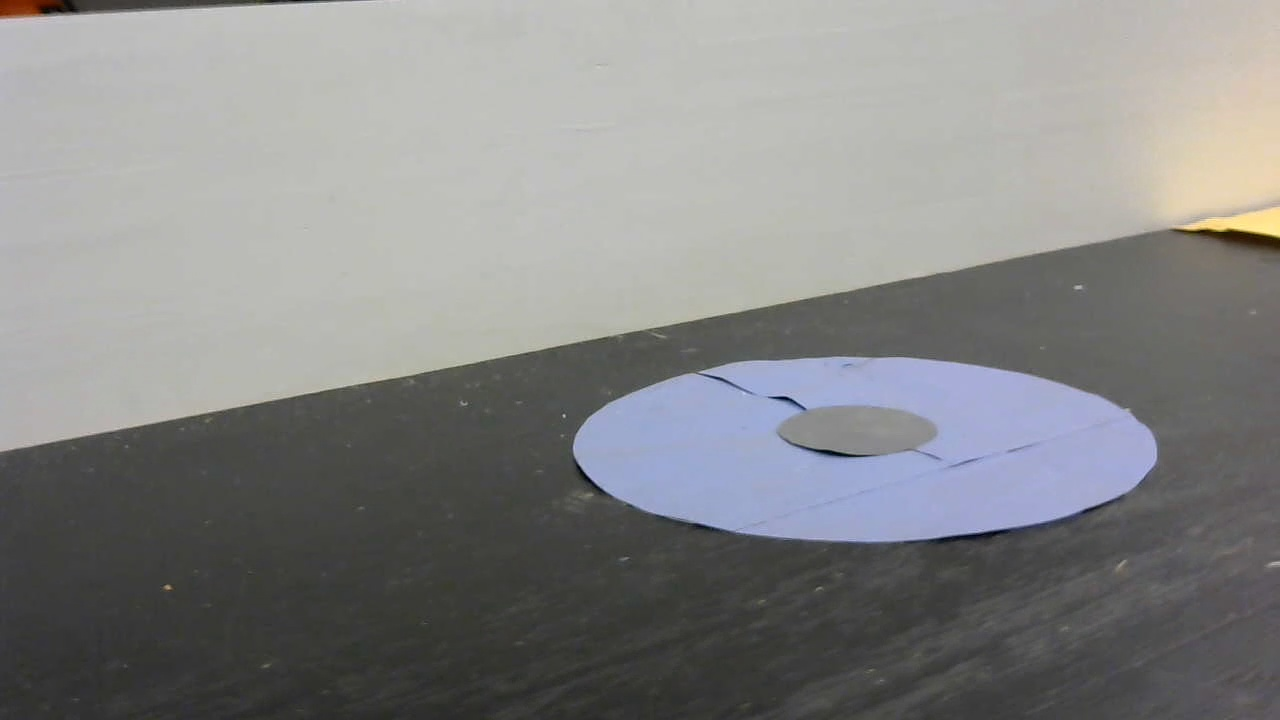
#> input picture PI/img/bigBcircle/frame171.jpg, 1280 x 720 px, given in place of the camera
$ python ImageRecognition.py
#> lines starting #> are read from the running program, lines starting #| are printed output that depends on the picture; after the words box and inside, x2 and y2 are one past the last pixel; in counts of white or black regions, pixels touching at a corner belong together
#OpenCV Recognition Test Fall 2022
#Programmer: Gaddiel Morales
#Purpose: Train and recognize an object

import cv2 as cv

#Camera ports
CAM_1 = 0

#get an image from the camera
camera = cv.VideoCapture(CAM_1)
result, image = camera.read()
#> image is the input picture: shape (720, 1280, 3); mean B, G, R 133.9, 134.4, 134
# [7 lines of commented-out code are left out]
img = cv.resize(image, (100, 100))
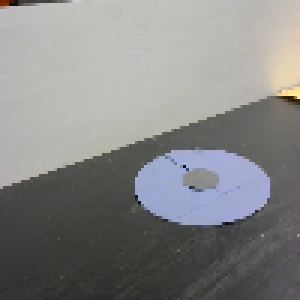
#> img: shape (100, 100, 3) (shown 3 times larger); mean B, G, R 133.8, 134.3, 133.9
#TODO: display camera picture in window
if result:
    gray_image = cv.cvtColor(img, cv.COLOR_BGR2GRAY)
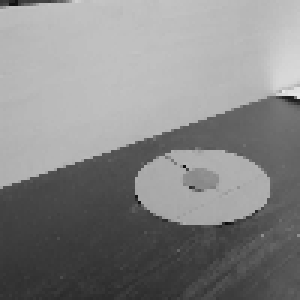
#> gray_image: shape (100, 100) (shown 3 times larger); min 12, max 233, mean 134.1
    (thresh, binary) = cv.threshold(gray_image, 50, 255, cv.THRESH_BINARY)
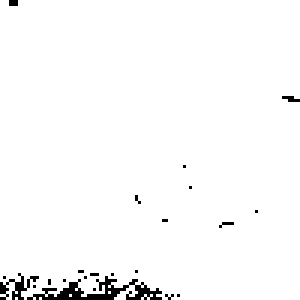
#> binary: shape (100, 100) (shown 3 times larger); 97.7% white; black in thin lines or dots
    cv.imshow("IEEEImage", binary)

    cv.imwrite("IEEEImage.png", binary)

    cv.waitKey(0)
    cv.destroyWindow("IEEEImage")

else:
    print("No image detected. Please! try again")

#TODO: draw circle on picture

#TODO: Get file of multiple previously recognized objects

#TODO: Put circle on where the object is in the picture

$ run again, on PI/img/bigBcircle/frame174.jpg
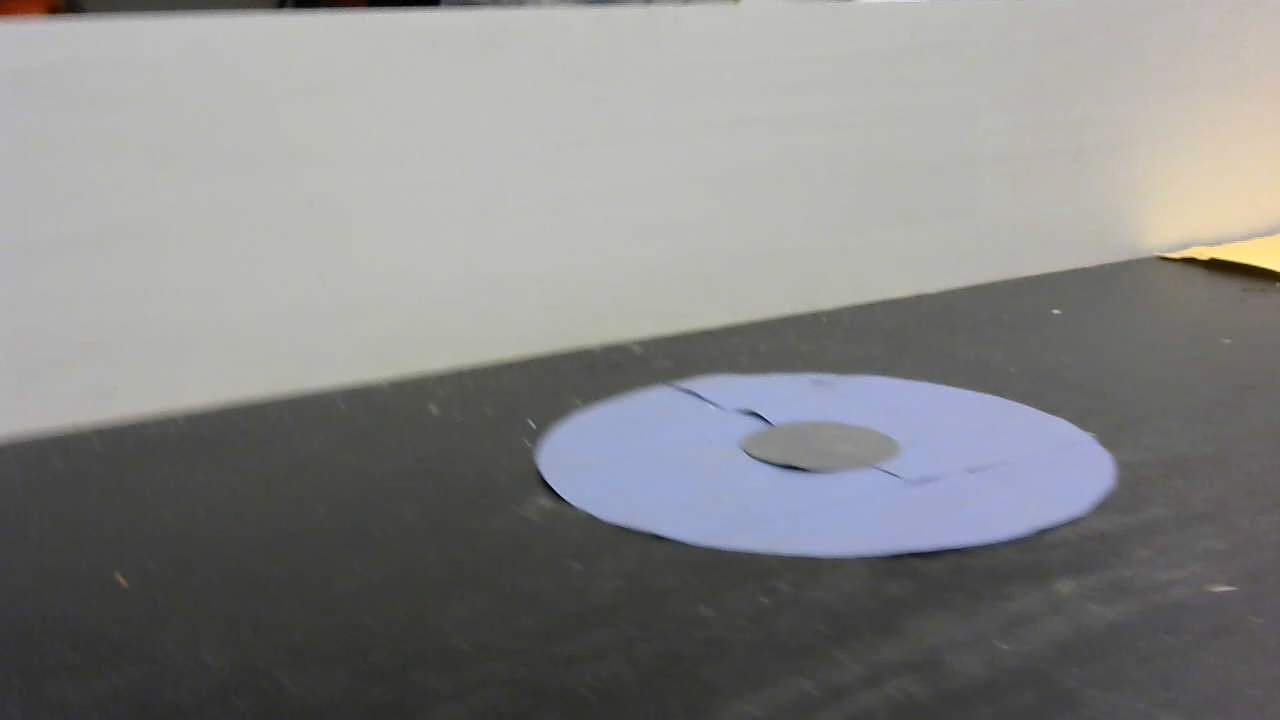
#> input picture PI/img/bigBcircle/frame174.jpg, 1280 x 720 px, given in place of the camera
#> image is the input picture: shape (720, 1280, 3); mean B, G, R 133.2, 133.9, 133.6
#> `gray_image = cv.cvtColor(img, cv.COLOR_BGR2GRAY)`:
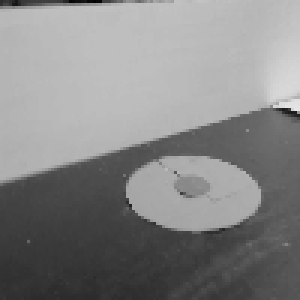
#> gray_image: shape (100, 100) (shown 3 times larger); min 3, max 230, mean 133.7
#> `(thresh, binary) = cv.threshold(gray_image, 50, 255, cv.THRESH_BINARY)`:
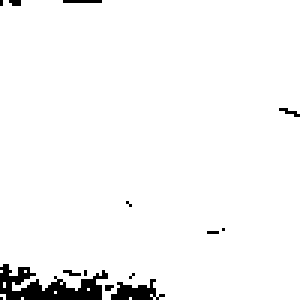
#> binary: shape (100, 100) (shown 3 times larger); 96.5% white; 14 black regions (12 under 20 px), largest, box (x1, y1, x2, y2) and area: (0, 88, 36, 100) 222, (37, 93, 55, 100) 69

$ run again, on PI/img/bigBcircle/frame183.jpg
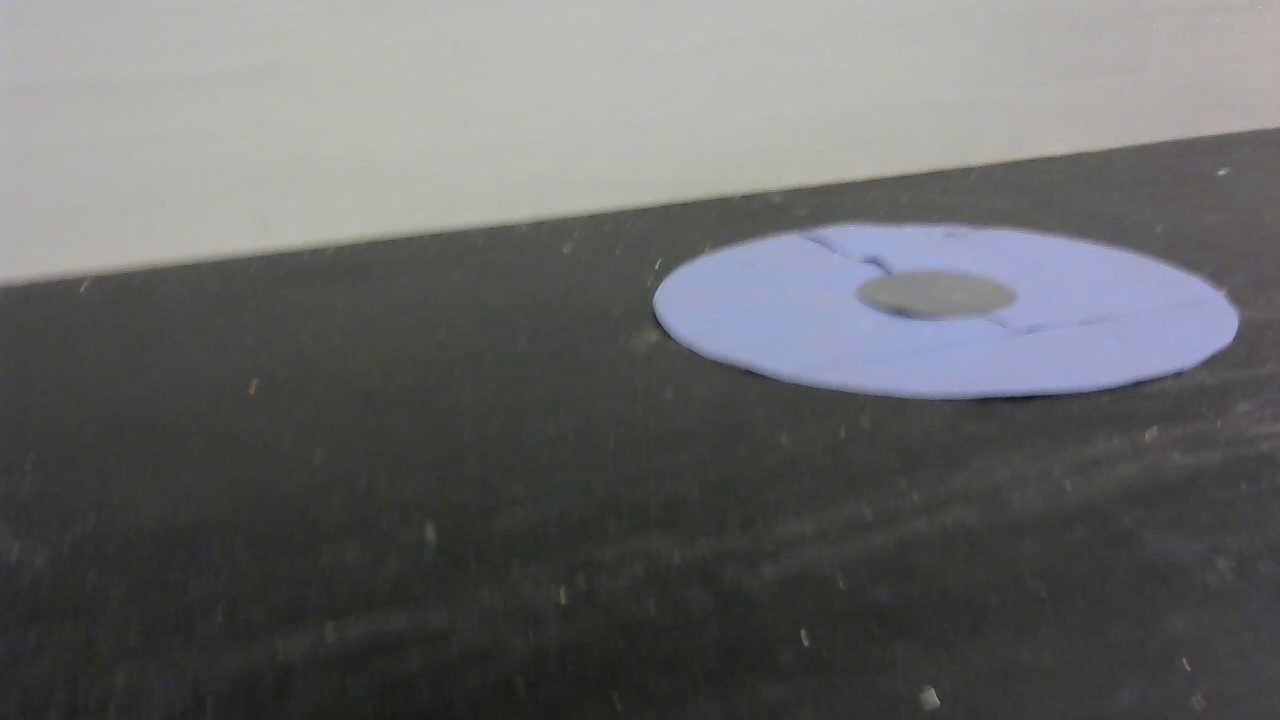
#> input picture PI/img/bigBcircle/frame183.jpg, 1280 x 720 px, given in place of the camera
#> image is the input picture: shape (720, 1280, 3); mean B, G, R 103.6, 103.6, 102.7
#> `gray_image = cv.cvtColor(img, cv.COLOR_BGR2GRAY)`:
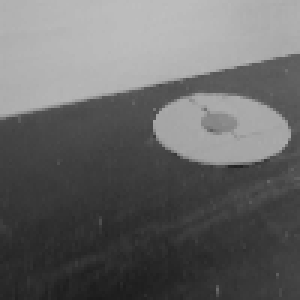
#> gray_image: shape (100, 100) (shown 3 times larger); min 26, max 190, mean 103.2
#> `(thresh, binary) = cv.threshold(gray_image, 50, 255, cv.THRESH_BINARY)`:
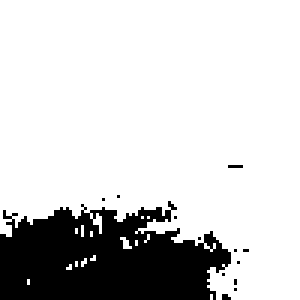
#> binary: shape (100, 100) (shown 3 times larger); 81.2% white; 13 black regions (12 under 20 px), largest, box (x1, y1, x2, y2) and area: (0, 67, 77, 100) 1853
